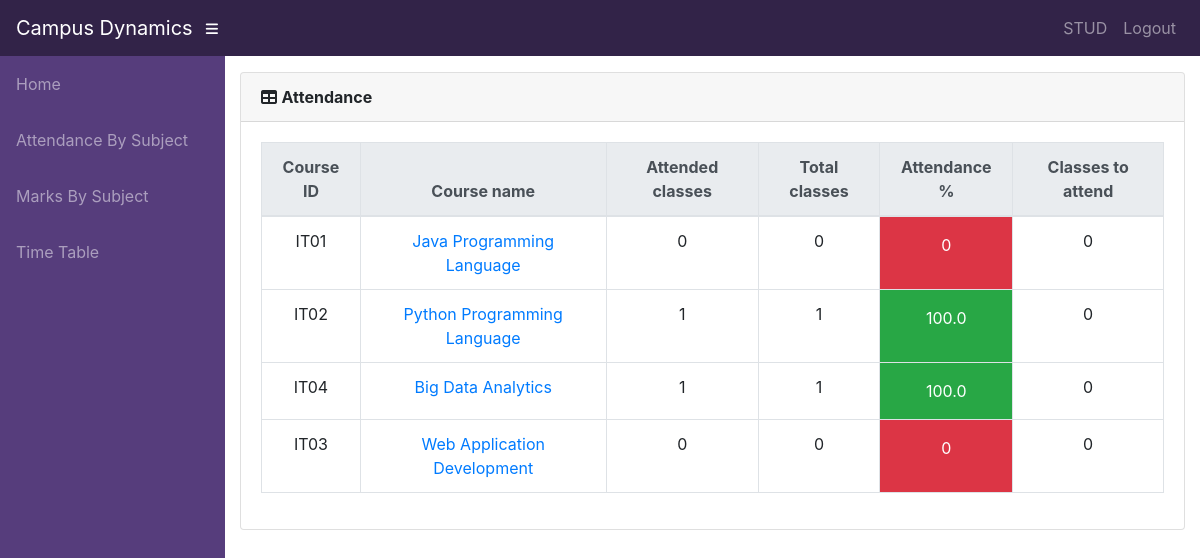
The page /home/student/160417737095/attendance/ (signed in) on the database its author committed.
### info/models.py (models this page shows, shortened)
class User(AbstractUser):
    @property
    def is_student(self):
        if hasattr(self, 'student'):
            return True
        return False

class Student(models.Model):
    user = models.OneToOneField(User, on_delete=models.CASCADE, null=True)
    class_id = models.ForeignKey(Class, on_delete=models.CASCADE, default=1)
    USN = models.CharField(primary_key='True', max_length=100)
    name = models.CharField(max_length=200)
    sex = models.CharField(max_length=50, choices=sex_choice, default='Male')
    DOB = models.DateField(default='1998-01-01')
    def __str__(self):
        return self.name

class AttendanceTotal(models.Model):
    course = models.ForeignKey(Course, on_delete=models.CASCADE)
    student = models.ForeignKey(Student, on_delete=models.CASCADE)
    class Meta:
        unique_together = (('student', 'course'),)
    @property
    def att_class(self):
        stud = Student.objects.get(name=self.student)
        cr = Course.objects.get(name=self.course)
        att_class = Attendance.objects.filter(course=cr, student=stud, status='True').count()
        return att_class
    @property
    def total_class(self):
        stud = Student.objects.get(name=self.student)
        cr = Course.objects.get(name=self.course)
        total_class = Attendance.objects.filter(course=cr, student=stud).count()
        return total_class
    @property
    def attendance(self):
        stud = Student.objects.get(name=self.student)
        cr = Course.objects.get(name=self.course)
        total_class = Attendance.objects.filter(course=cr, student=stud).count()
        att_class = Attendance.objects.filter(course=cr, student=stud, status='True').count()
        if total_class == 0:
            attendance = 0
        else:
            attendance = round(att_class / total_class * 100, 2)
        return attendance
    @property
    def classes_to_attend(self):
        stud = Student.objects.get(name=self.student)
        cr = Course.objects.get(name=self.course)
        total_class = Attendance.objects.filter(course=cr, student=stud).count()
        att_class = Attendance.objects.filter(course=cr, student=stud, status='True').count()
        cta = math.ceil((0.75 * total_class - att_class) / 0.25)
        if cta < 0:
            return 0
        return cta

class Course(models.Model):
    dept = models.ForeignKey(Dept, on_delete=models.CASCADE)
    id = models.CharField(primary_key='True', max_length=50)
    name = models.CharField(max_length=50)
    shortname = models.CharField(max_length=50, default='X')
    def __str__(self):
        return self.name

### info/views.py (the view)
# urls.py: path('student/<slug:stud_id>/attendance/', views.attendance, name='attendance'),
@login_required()
def attendance(request, stud_id):
    stud = Student.objects.get(USN=stud_id)
    ass_list = Assign.objects.filter(class_id_id=stud.class_id)
    att_list = []
    for ass in ass_list:
        try:
            a = AttendanceTotal.objects.get(student=stud, course=ass.course)
        except AttendanceTotal.DoesNotExist:
            a = AttendanceTotal(student=stud, course=ass.course)
            a.save()
        att_list.append(a)
    return render(request, 'info/attendance.html', {'att_list': att_list})

### info/templates/info/attendance.html
{% extends 'info/base.html' %}
    {% load static %}
    {% block content %}
        <div class="card mb-3">
          <div class="card-header">
            <i class="fas fa-table"></i>
            <b>Attendance</b>
          </div>
            <div class="card-body">
              <div class="table-responsive">
                <table class="table table-bordered text-center" id="dataTable" width="100%" cellspacing="0">
                  <thead class="thead-light ">
                    <tr>
                        <th>Course ID</th>
                        <th>Course name</th>
                        <th>Attended classes</th>
                        <th>Total classes</th>
                        <th>Attendance %</th>
                        <th>Classes to attend</th>
                    </tr>
                  </thead>
                  <tbody>
                    {% for a in att_list %}
                    <tr>
                        <td>{{ a.course_id }}</td>
                        <td><a href="{% url 'attendance_detail' a.student.USN a.course.id %}">{{a.course.name}}</a></td>
                        <td>{{ a.att_class }}</td>
                        <td>{{ a.total_class }}</td>
                        {% if a.attendance < 75 %}
                            <td class="p-3 mb-2 bg-danger text-white">{{ a.attendance }}</td>
                        {% else %}
                            <td class="p-3 mb-2 bg-success text-white">{{ a.attendance }}</td>
                        {% endif %}
                        <td>{{ a.classes_to_attend }}</td>
                    </tr>
                    {% empty %}
                            <p>student has no courses</p>
                    {% endfor %}
                  </tbody>
                </table>
              </div>
            </div>
          </div>
    {% endblock %}

### info/templates/info/base.html (shortened to what this page needs)
<!DOCTYPE html>
<html lang="en">
  <head>
      {% load static %}
    <link href="{% static '/info/bootstrap/vendor/bootstrap/css/bootstrap.min.css' %}" rel="stylesheet">
    <link href="{% static '/info/bootstrap/vendor/fontawesome-free/css/all.min.css' %}" rel="stylesheet" type="text/css">
    <link href="{% static '/info/bootstrap/vendor/datatables/dataTables.bootstrap4.css' %}" rel="stylesheet">
    <link href="{% static '/info/bootstrap/css/sb-admin.css' %}" rel="stylesheet">
    <link href="{% static '/info/custom-css/style.css' %}" rel="stylesheet">
  </head>
  <body id="page-top">
    <nav class="navbar navbar-expand navbar-dark primary-color static-top">
      <a class="navbar-brand mr-1" href="{% url 'index' %}">Campus Dynamics</a>
      <button class="btn btn-link btn-sm text-white order-1 order-sm-0" id="sidebarToggle" href="#">
        <i class="fas fa-bars"></i>
      </button>
        <div class="collapse navbar-collapse" id="navbarResponsive">
          <ul class="navbar-nav ml-auto">
            <li class="nav-item">
                {% if request.user.is_student %}
                    <a class="nav-link text-capitalize">{{ request.user.student.name }}</a>
                {% elif request.user.is_teacher %}
                    <a class="nav-link text-capitalize">{{ request.user.teacher.name }}</a>
                {% endif %}
            </li>
            <li class="nav-item">
                <a class="nav-link" href="#" data-toggle="modal" data-target="#logoutModal">Logout</a>
            </li>
          </ul>
        </div>
    </nav>
    <div id="wrapper">
      <ul class="sidebar navbar-nav secondary-color">
            <li class="nav-item">
              <a class="nav-link" href="{% url 'index' %}">
                <span>Home</span>
              </a>
            </li>
        {% if request.user.is_student %}
            <li class="nav-item">
              <a class="nav-link" href="{% url 'attendance' request.user.student.USN %}">
                <span>Attendance By Subject</span>
              </a>
            </li>
            <li class="nav-item">
              <a class="nav-link" href="{% url 'marks_list' request.user.student.USN %}">
                <span>Marks By Subject</span>
              </a>
            </li>
              <li class="nav-item">
              <a class="nav-link" href="{% url 'timetable' request.user.student.class_id_id %}">
                <span>Time Table</span>
              </a>
            </li>
        {% endif %}
      </ul>
      <div id="content-wrapper">
        <div class="container-fluid">
            {% block content %}
            {% endblock %}
        </div>
      </div>
    </div>
  </body>
</html>

### info/static/info/custom-css/style.css (style rules this page uses)
.primary-color { background-color: #322348; }
.secondary-color { background-color: #563d7c; }
html { width: 100%; height: 100%; margin: 0px; padding: 0px; overflow-x: hidden; }

### rows shown on the page
User: user.student.name "STUD"
AttendanceTotal: course_id "IT01", course.name "Java Programming Language", att_class "0", total_class "0", attendance "0", classes_to_attend "0"
AttendanceTotal: course_id "IT02", course.name "Python Programming Language", att_class "1", total_class "1", attendance "100.0", classes_to_attend "0"
AttendanceTotal: course_id "IT04", course.name "Big Data Analytics", att_class "1", total_class "1", attendance "100.0", classes_to_attend "0"
AttendanceTotal: course_id "IT03", course.name "Web Application Development", att_class "0", total_class "0", attendance "0", classes_to_attend "0"
